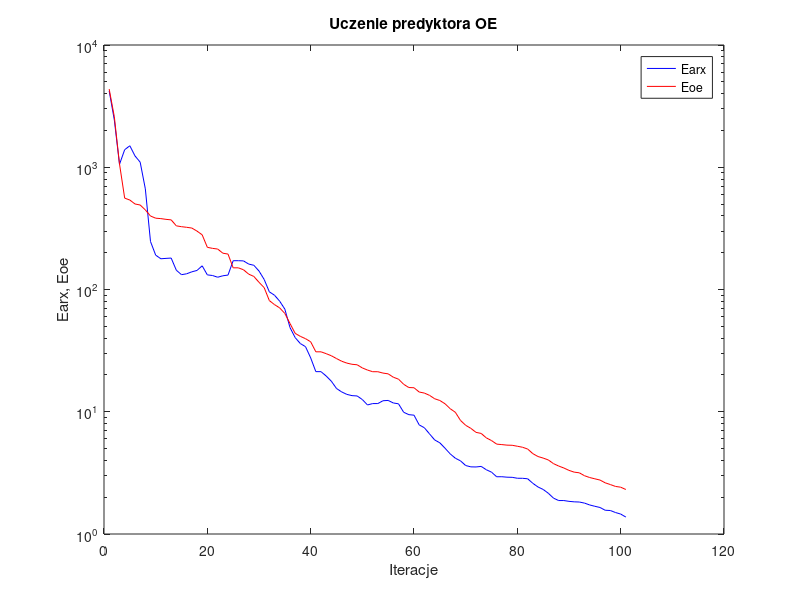
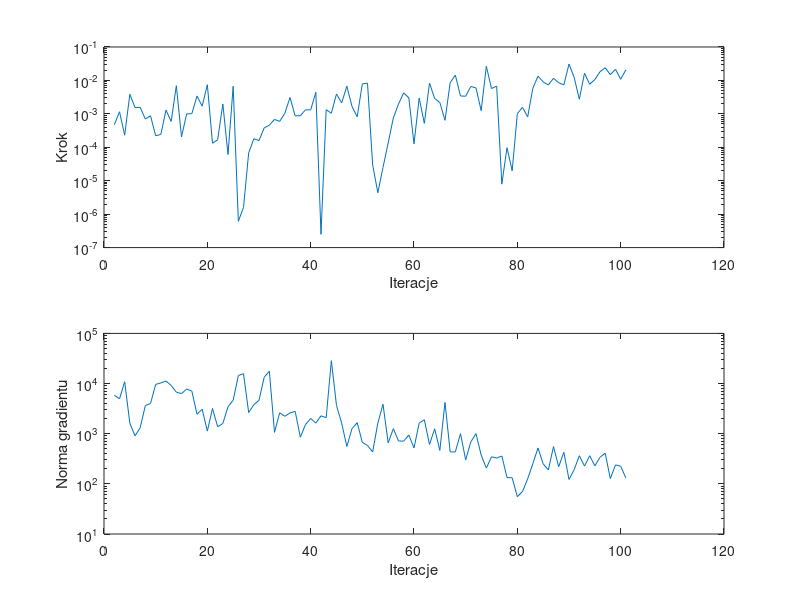

MATLAB code for these plots, in order:
%uczenie predyktora oe
clear all;
n=0; farx(n+1)=4.214505e+003; foe(n+1)=4.361994e+003; wspucz(n+1)=0.000000e+000; ng(n+1)=0.000000e+000;
%odnowa zmiennej metryki
n=1; farx(n+1)=2.433148e+003; foe(n+1)=2.586564e+003; krok(n+1)=4.740993e-004; ng(n+1)=5.840100e+003;
n=2; farx(n+1)=1.057104e+003; foe(n+1)=1.064144e+003; krok(n+1)=1.155113e-003; ng(n+1)=4.963857e+003;
n=3; farx(n+1)=1.391328e+003; foe(n+1)=5.590989e+002; krok(n+1)=2.302017e-004; ng(n+1)=1.088443e+004;
n=4; farx(n+1)=1.499036e+003; foe(n+1)=5.392160e+002; krok(n+1)=3.846158e-003; ng(n+1)=1.617299e+003;
n=5; farx(n+1)=1.237336e+003; foe(n+1)=5.006761e+002; krok(n+1)=1.554197e-003; ng(n+1)=9.077713e+002;
n=6; farx(n+1)=1.100721e+003; foe(n+1)=4.912118e+002; krok(n+1)=1.564230e-003; ng(n+1)=1.308723e+003;
n=7; farx(n+1)=6.653967e+002; foe(n+1)=4.476713e+002; krok(n+1)=7.010487e-004; ng(n+1)=3.645046e+003;
n=8; farx(n+1)=2.468444e+002; foe(n+1)=3.991612e+002; krok(n+1)=8.726203e-004; ng(n+1)=3.992680e+003;
n=9; farx(n+1)=1.910637e+002; foe(n+1)=3.831394e+002; krok(n+1)=2.215284e-004; ng(n+1)=9.592289e+003;
n=10; farx(n+1)=1.784232e+002; foe(n+1)=3.801367e+002; krok(n+1)=2.419195e-004; ng(n+1)=1.029741e+004;
n=11; farx(n+1)=1.797091e+002; foe(n+1)=3.748628e+002; krok(n+1)=1.291963e-003; ng(n+1)=1.122552e+004;
n=12; farx(n+1)=1.807987e+002; foe(n+1)=3.711323e+002; krok(n+1)=5.939298e-004; ng(n+1)=9.188918e+003;
n=13; farx(n+1)=1.437374e+002; foe(n+1)=3.316498e+002; krok(n+1)=6.970444e-003; ng(n+1)=6.738654e+003;
n=14; farx(n+1)=1.322145e+002; foe(n+1)=3.264764e+002; krok(n+1)=2.045351e-004; ng(n+1)=6.305837e+003;
n=15; farx(n+1)=1.344435e+002; foe(n+1)=3.226785e+002; krok(n+1)=9.943215e-004; ng(n+1)=7.766091e+003;
n=16; farx(n+1)=1.395419e+002; foe(n+1)=3.182139e+002; krok(n+1)=1.013887e-003; ng(n+1)=7.065939e+003;
n=17; farx(n+1)=1.431866e+002; foe(n+1)=3.003670e+002; krok(n+1)=3.426502e-003; ng(n+1)=2.441708e+003;
n=18; farx(n+1)=1.562268e+002; foe(n+1)=2.801614e+002; krok(n+1)=1.694223e-003; ng(n+1)=3.072039e+003;
n=19; farx(n+1)=1.317053e+002; foe(n+1)=2.213697e+002; krok(n+1)=7.442795e-003; ng(n+1)=1.126947e+003;
n=20; farx(n+1)=1.301687e+002; foe(n+1)=2.170043e+002; krok(n+1)=1.323622e-004; ng(n+1)=3.187539e+003;
n=21; farx(n+1)=1.260071e+002; foe(n+1)=2.143152e+002; krok(n+1)=1.681794e-004; ng(n+1)=1.372539e+003;
n=22; farx(n+1)=1.294858e+002; foe(n+1)=1.981891e+002; krok(n+1)=1.981406e-003; ng(n+1)=1.601673e+003;
n=23; farx(n+1)=1.312270e+002; foe(n+1)=1.949114e+002; krok(n+1)=6.065098e-005; ng(n+1)=3.449704e+003;
n=24; farx(n+1)=1.719990e+002; foe(n+1)=1.504407e+002; krok(n+1)=6.681202e-003; ng(n+1)=4.637582e+003;
n=25; farx(n+1)=1.720693e+002; foe(n+1)=1.504248e+002; krok(n+1)=6.104072e-007; ng(n+1)=1.442834e+004;
%odnowa zmiennej metryki
n=26; farx(n+1)=1.713656e+002; foe(n+1)=1.450120e+002; krok(n+1)=1.587884e-006; ng(n+1)=1.573956e+004;
n=27; farx(n+1)=1.614929e+002; foe(n+1)=1.336051e+002; krok(n+1)=6.772877e-005; ng(n+1)=2.644490e+003;
n=28; farx(n+1)=1.577896e+002; foe(n+1)=1.278858e+002; krok(n+1)=1.803354e-004; ng(n+1)=3.782075e+003;
n=29; farx(n+1)=1.416402e+002; foe(n+1)=1.145435e+002; krok(n+1)=1.589768e-004; ng(n+1)=4.634976e+003;
n=30; farx(n+1)=1.208218e+002; foe(n+1)=1.035751e+002; krok(n+1)=3.794876e-004; ng(n+1)=1.333093e+004;
n=31; farx(n+1)=9.570579e+001; foe(n+1)=8.115261e+001; krok(n+1)=4.571640e-004; ng(n+1)=1.770084e+004;
n=32; farx(n+1)=8.979616e+001; foe(n+1)=7.522362e+001; krok(n+1)=6.847610e-004; ng(n+1)=1.062615e+003;
n=33; farx(n+1)=8.027612e+001; foe(n+1)=7.072662e+001; krok(n+1)=5.938901e-004; ng(n+1)=2.614039e+003;
n=34; farx(n+1)=6.910702e+001; foe(n+1)=6.372716e+001; krok(n+1)=1.038666e-003; ng(n+1)=2.222021e+003;
n=35; farx(n+1)=4.883913e+001; foe(n+1)=5.273370e+001; krok(n+1)=3.096185e-003; ng(n+1)=2.589447e+003;
n=36; farx(n+1)=4.040235e+001; foe(n+1)=4.378000e+001; krok(n+1)=8.708124e-004; ng(n+1)=2.788068e+003;
n=37; farx(n+1)=3.612679e+001; foe(n+1)=4.137306e+001; krok(n+1)=8.786586e-004; ng(n+1)=8.519799e+002;
n=38; farx(n+1)=3.408472e+001; foe(n+1)=3.961165e+001; krok(n+1)=1.320749e-003; ng(n+1)=1.518885e+003;
n=39; farx(n+1)=2.758781e+001; foe(n+1)=3.736338e+001; krok(n+1)=1.310411e-003; ng(n+1)=2.014738e+003;
n=40; farx(n+1)=2.128589e+001; foe(n+1)=3.092527e+001; krok(n+1)=4.416696e-003; ng(n+1)=1.624230e+003;
n=41; farx(n+1)=2.128063e+001; foe(n+1)=3.092226e+001; krok(n+1)=2.496621e-007; ng(n+1)=2.274848e+003;
n=42; farx(n+1)=1.961039e+001; foe(n+1)=2.986353e+001; krok(n+1)=1.330026e-003; ng(n+1)=2.086208e+003;
n=43; farx(n+1)=1.778038e+001; foe(n+1)=2.871694e+001; krok(n+1)=1.043660e-003; ng(n+1)=2.853200e+004;
n=44; farx(n+1)=1.549890e+001; foe(n+1)=2.723746e+001; krok(n+1)=3.927690e-003; ng(n+1)=3.647414e+003;
n=45; farx(n+1)=1.452996e+001; foe(n+1)=2.590183e+001; krok(n+1)=2.129131e-003; ng(n+1)=1.622375e+003;
n=46; farx(n+1)=1.387183e+001; foe(n+1)=2.500317e+001; krok(n+1)=6.700076e-003; ng(n+1)=5.567642e+002;
n=47; farx(n+1)=1.354839e+001; foe(n+1)=2.444994e+001; krok(n+1)=1.670282e-003; ng(n+1)=1.261402e+003;
n=48; farx(n+1)=1.346352e+001; foe(n+1)=2.422371e+001; krok(n+1)=8.187846e-004; ng(n+1)=1.660318e+003;
n=49; farx(n+1)=1.258115e+001; foe(n+1)=2.283114e+001; krok(n+1)=7.883344e-003; ng(n+1)=6.711226e+002;
n=50; farx(n+1)=1.136868e+001; foe(n+1)=2.193169e+001; krok(n+1)=8.300976e-003; ng(n+1)=5.814897e+002;
%odnowa zmiennej metryki
n=51; farx(n+1)=1.166543e+001; foe(n+1)=2.126022e+001; krok(n+1)=2.958813e-005; ng(n+1)=4.336130e+002;
n=52; farx(n+1)=1.166880e+001; foe(n+1)=2.125533e+001; krok(n+1)=4.373484e-006; ng(n+1)=1.627282e+003;
n=53; farx(n+1)=1.230581e+001; foe(n+1)=2.071638e+001; krok(n+1)=2.499645e-005; ng(n+1)=3.864122e+003;
n=54; farx(n+1)=1.237717e+001; foe(n+1)=2.042259e+001; krok(n+1)=1.347782e-004; ng(n+1)=6.566563e+002;
n=55; farx(n+1)=1.179745e+001; foe(n+1)=1.916592e+001; krok(n+1)=7.581588e-004; ng(n+1)=1.258240e+003;
n=56; farx(n+1)=1.161630e+001; foe(n+1)=1.847601e+001; krok(n+1)=1.964993e-003; ng(n+1)=7.165461e+002;
n=57; farx(n+1)=9.905766e+000; foe(n+1)=1.677437e+001; krok(n+1)=4.241720e-003; ng(n+1)=7.093538e+002;
n=58; farx(n+1)=9.468219e+000; foe(n+1)=1.577948e+001; krok(n+1)=2.998733e-003; ng(n+1)=9.442973e+002;
n=59; farx(n+1)=9.375464e+000; foe(n+1)=1.571928e+001; krok(n+1)=1.266109e-004; ng(n+1)=5.193717e+002;
n=60; farx(n+1)=7.810613e+000; foe(n+1)=1.450276e+001; krok(n+1)=2.957764e-003; ng(n+1)=1.624466e+003;
n=61; farx(n+1)=7.401416e+000; foe(n+1)=1.422028e+001; krok(n+1)=5.188110e-004; ng(n+1)=1.897997e+003;
n=62; farx(n+1)=6.595453e+000; foe(n+1)=1.362319e+001; krok(n+1)=8.300976e-003; ng(n+1)=6.087483e+002;
n=63; farx(n+1)=5.879835e+000; foe(n+1)=1.277461e+001; krok(n+1)=2.883948e-003; ng(n+1)=1.251759e+003;
n=64; farx(n+1)=5.569647e+000; foe(n+1)=1.235950e+001; krok(n+1)=2.187783e-003; ng(n+1)=4.642304e+002;
n=65; farx(n+1)=5.033831e+000; foe(n+1)=1.162799e+001; krok(n+1)=6.399708e-004; ng(n+1)=4.208391e+003;
n=66; farx(n+1)=4.525002e+000; foe(n+1)=1.059454e+001; krok(n+1)=8.580693e-003; ng(n+1)=4.321618e+002;
n=67; farx(n+1)=4.168247e+000; foe(n+1)=9.902059e+000; krok(n+1)=1.438322e-002; ng(n+1)=4.337554e+002;
n=68; farx(n+1)=3.965713e+000; foe(n+1)=8.493156e+000; krok(n+1)=3.427028e-003; ng(n+1)=1.004037e+003;
n=69; farx(n+1)=3.632214e+000; foe(n+1)=7.747792e+000; krok(n+1)=3.367365e-003; ng(n+1)=3.001756e+002;
n=70; farx(n+1)=3.542116e+000; foe(n+1)=7.315373e+000; krok(n+1)=6.607631e-003; ng(n+1)=6.871757e+002;
n=71; farx(n+1)=3.534399e+000; foe(n+1)=6.784195e+000; krok(n+1)=5.946996e-003; ng(n+1)=1.001321e+003;
n=72; farx(n+1)=3.573130e+000; foe(n+1)=6.647460e+000; krok(n+1)=1.243743e-003; ng(n+1)=3.743632e+002;
n=73; farx(n+1)=3.353770e+000; foe(n+1)=6.113279e+000; krok(n+1)=2.643052e-002; ng(n+1)=2.057825e+002;
n=74; farx(n+1)=3.206050e+000; foe(n+1)=5.812922e+000; krok(n+1)=5.711090e-003; ng(n+1)=3.463892e+002;
n=75; farx(n+1)=2.939049e+000; foe(n+1)=5.435261e+000; krok(n+1)=6.780831e-003; ng(n+1)=3.265954e+002;
%odnowa zmiennej metryki
n=76; farx(n+1)=2.941323e+000; foe(n+1)=5.387489e+000; krok(n+1)=7.909320e-006; ng(n+1)=3.586932e+002;
n=77; farx(n+1)=2.915893e+000; foe(n+1)=5.332163e+000; krok(n+1)=9.713729e-005; ng(n+1)=1.338220e+002;
n=78; farx(n+1)=2.907839e+000; foe(n+1)=5.317902e+000; krok(n+1)=1.987209e-005; ng(n+1)=1.321599e+002;
n=79; farx(n+1)=2.858138e+000; foe(n+1)=5.222835e+000; krok(n+1)=1.016331e-003; ng(n+1)=5.539741e+001;
n=80; farx(n+1)=2.855353e+000; foe(n+1)=5.124805e+000; krok(n+1)=1.568349e-003; ng(n+1)=7.036253e+001;
n=81; farx(n+1)=2.829881e+000; foe(n+1)=4.954533e+000; krok(n+1)=8.100612e-004; ng(n+1)=1.259203e+002;
n=82; farx(n+1)=2.597398e+000; foe(n+1)=4.542786e+000; krok(n+1)=5.829338e-003; ng(n+1)=2.523372e+002;
n=83; farx(n+1)=2.424888e+000; foe(n+1)=4.302144e+000; krok(n+1)=1.337344e-002; ng(n+1)=5.189918e+002;
n=84; farx(n+1)=2.314462e+000; foe(n+1)=4.179822e+000; krok(n+1)=8.988693e-003; ng(n+1)=2.507616e+002;
n=85; farx(n+1)=2.154096e+000; foe(n+1)=4.033497e+000; krok(n+1)=7.321912e-003; ng(n+1)=1.895072e+002;
n=86; farx(n+1)=1.965123e+000; foe(n+1)=3.763060e+000; krok(n+1)=1.153579e-002; ng(n+1)=5.532800e+002;
n=87; farx(n+1)=1.877844e+000; foe(n+1)=3.597415e+000; krok(n+1)=8.534063e-003; ng(n+1)=2.194448e+002;
n=88; farx(n+1)=1.877876e+000; foe(n+1)=3.466368e+000; krok(n+1)=7.321912e-003; ng(n+1)=4.268924e+002;
n=89; farx(n+1)=1.849814e+000; foe(n+1)=3.314279e+000; krok(n+1)=3.094863e-002; ng(n+1)=1.222930e+002;
n=90; farx(n+1)=1.833145e+000; foe(n+1)=3.207088e+000; krok(n+1)=1.226153e-002; ng(n+1)=1.919011e+002;
n=91; farx(n+1)=1.826313e+000; foe(n+1)=3.166155e+000; krok(n+1)=2.742688e-003; ng(n+1)=3.641667e+002;
n=92; farx(n+1)=1.789646e+000; foe(n+1)=2.997315e+000; krok(n+1)=1.650423e-002; ng(n+1)=2.261980e+002;
n=93; farx(n+1)=1.728498e+000; foe(n+1)=2.897064e+000; krok(n+1)=7.680234e-003; ng(n+1)=3.641783e+002;
n=94; farx(n+1)=1.685505e+000; foe(n+1)=2.827923e+000; krok(n+1)=1.063635e-002; ng(n+1)=2.287504e+002;
n=95; farx(n+1)=1.648062e+000; foe(n+1)=2.762606e+000; krok(n+1)=1.818608e-002; ng(n+1)=3.381129e+002;
n=96; farx(n+1)=1.564293e+000; foe(n+1)=2.622968e+000; krok(n+1)=2.399905e-002; ng(n+1)=4.081027e+002;
n=97; farx(n+1)=1.556624e+000; foe(n+1)=2.537984e+000; krok(n+1)=1.488559e-002; ng(n+1)=1.272246e+002;
n=98; farx(n+1)=1.498528e+000; foe(n+1)=2.449664e+000; krok(n+1)=2.160287e-002; ng(n+1)=2.383641e+002;
n=99; farx(n+1)=1.456152e+000; foe(n+1)=2.415263e+000; krok(n+1)=1.080437e-002; ng(n+1)=2.246448e+002;
n=100; farx(n+1)=1.375676e+000; foe(n+1)=2.311590e+000; krok(n+1)=2.067140e-002; ng(n+1)=1.318377e+002;

figure; semilogy(farx,'b'); hold on; semilogy(foe,'r'); xlabel('Iteracje'); ylabel('Earx, Eoe'); legend('Earx','Eoe'); title('Uczenie predyktora OE');
figure; subplot(2,1,1); semilogy(krok); xlabel('Iteracje'); ylabel('Krok');
subplot(2,1,2); semilogy(ng); xlabel('Iteracje'); ylabel('Norma gradientu');
Earx=farx(n+1)
Eoe=foe(n+1)
